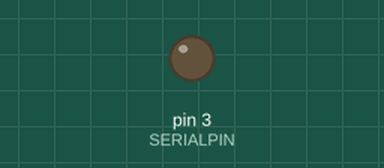
Bench run of a sketch on a simulated Arduino Uno, built with avr-gcc and run on an emulated ATmega328P. Shown: output pins drawn as LEDs (lit = HIGH). Pins used as bus, display or sensor lines are not drawn.

Above: at 1.0 s.
At 3.0 s:
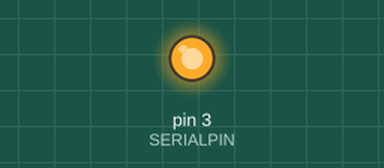
Timing chart, 0 to 5.2 s (numbered marks = the images above):
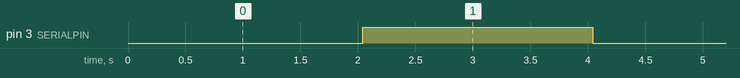

Measured:
- by itself, pin 3 (SERIALPIN): alternates HIGH for 2.0 s and LOW for 2.0 s

The sketch:

drawbot.ino
```cpp
int sleep = 5;
byte stepper1 = 0b0011;
byte stepper2 = 0b0011;
int CLOCKPIN = 4;
int SERIALPIN = 3;

void setup(){
  pinMode(SERIALPIN,OUTPUT);
  pinMode(CLOCKPIN,OUTPUT);
}

void clock(){
  digitalWrite(CLOCKPIN,HIGH);
  digitalWrite(CLOCKPIN,LOW);
}

void shiftCoils(byte coils){
  for(int n=0; n<8;n++){
    digitalWrite(SERIALPIN, 0b1 ^ ((coils >> n) & 1) );
    clock();
  }
}

//move steppers 1 and 2 +/- 1/0 steps
void nextStep(int move1, int move2){


  if (move1 == 1){
    //wrap 1st four bits in register forward 1 step
    stepper1 = (stepper1 >> 1) + ((stepper1 & 0b0001) << 3);
  }
  if (move1 == -1) {
    stepper1 = ((stepper1 << 1) & 0b1111) + ((stepper1 >> 3));
  }

  if (move2 == 1){
    //wrap 2nd four bits in register forward 1 step
    stepper2 = (stepper2 >> 1) + ((stepper2 & 0b0001) << 3);
  }
  if (move2 == -1) {
    stepper2 = ((stepper2 << 1) & 0b1111) + (stepper2 >> 3);
  }

  shiftCoils(( stepper1 << 4) + stepper2 );
}

void loop(){
  nextStep(1,1);
  delay(1000);
}
```
